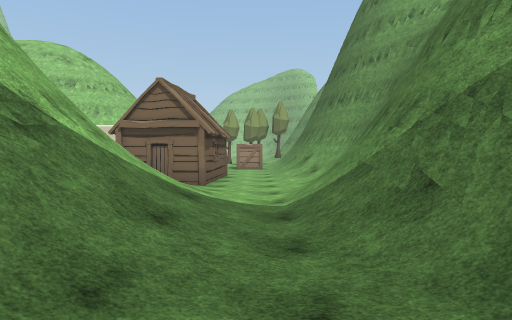
view 1 (above)

22 first-person views from a walk through a 3-D level made in the Unity game engine. The camera is 1.4 m above the floor, tilts 2° down and sees 75° across. The floor is counted in squares, 2 m on a side. Each view is taken from the middle of a square. On the plan, view 1 faces up. The plan holds only what a view shows up to about 10 squares ahead; the rest is blank. The place goes on beyond the plan. The player is left out. Some animated figures are not drawn. Some surface patterns are stand-ins.

view 2
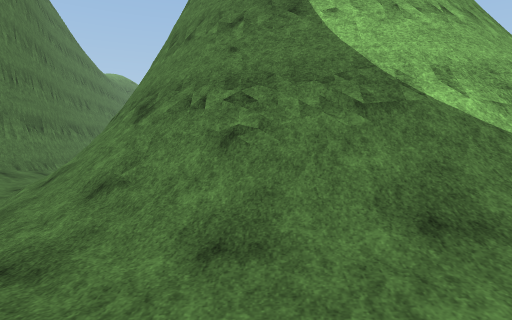

view 3
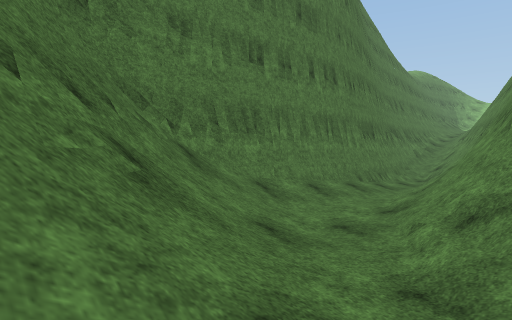

view 4
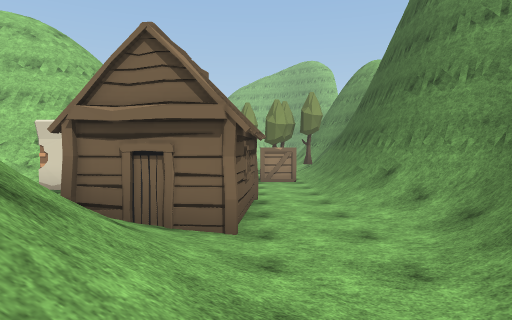

view 5
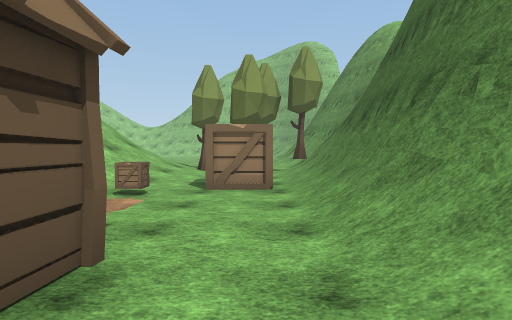

view 6
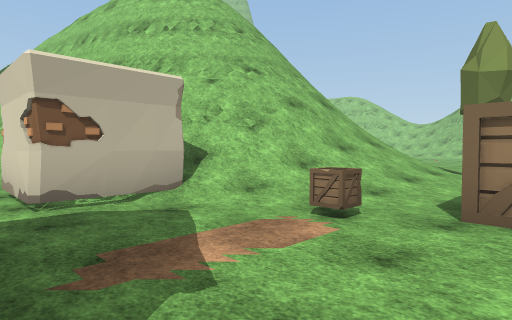

view 7
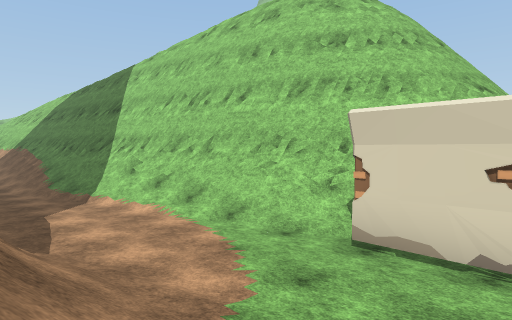

view 8
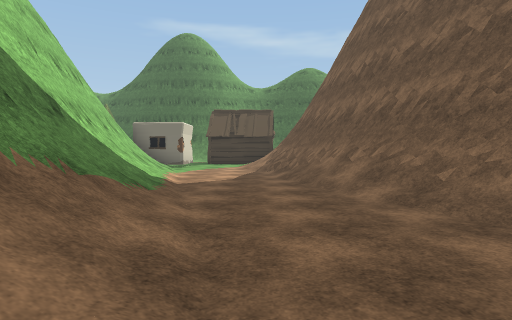

view 9
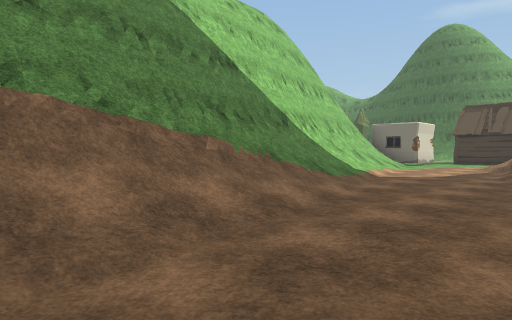

view 10
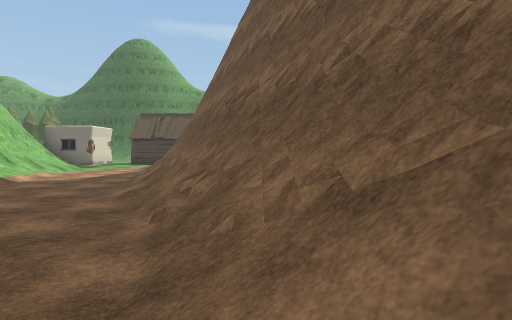

view 11
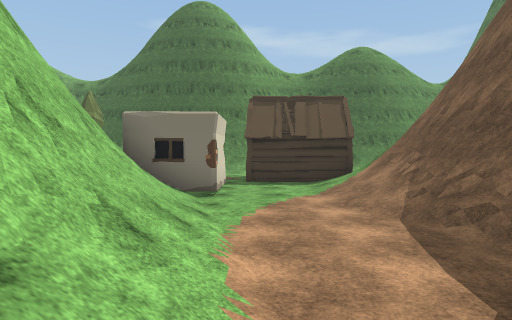

view 12
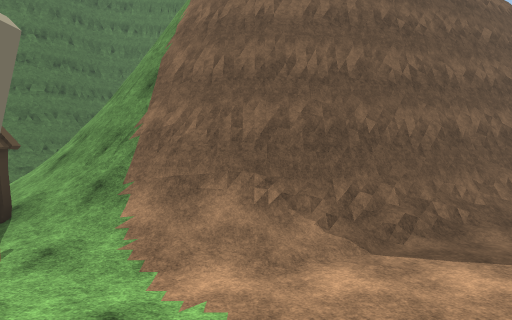

view 13
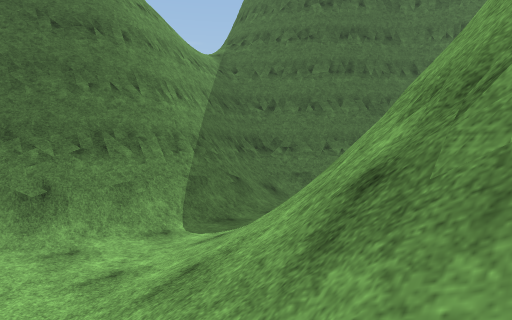

view 14
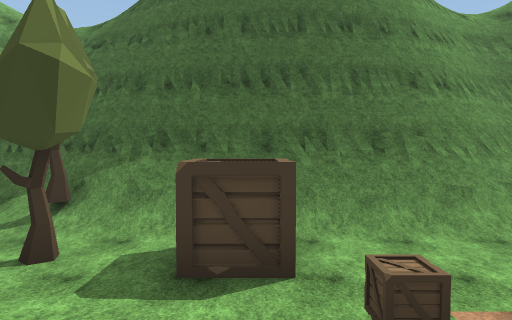

view 15
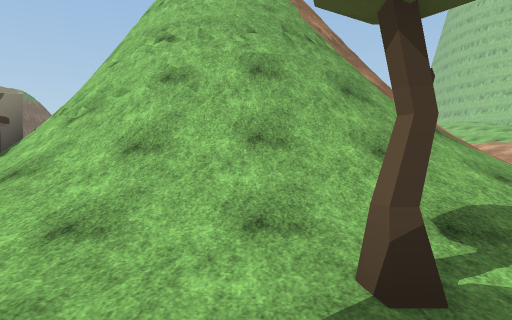

view 16
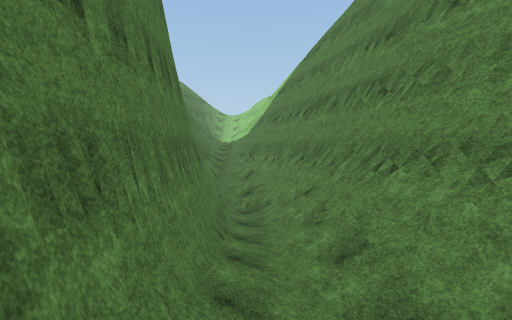

view 17
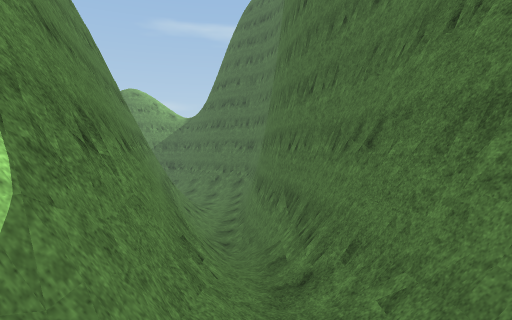

view 18
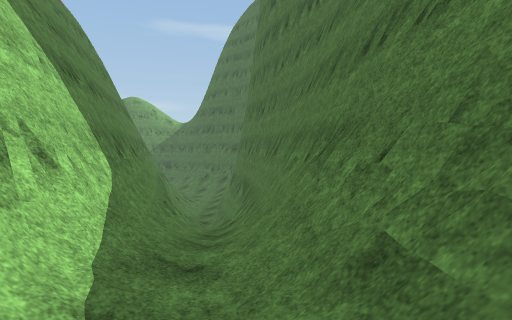

view 19
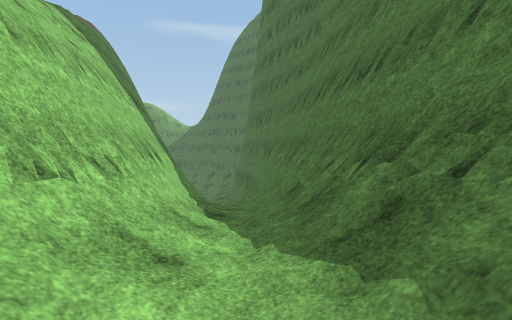

view 20
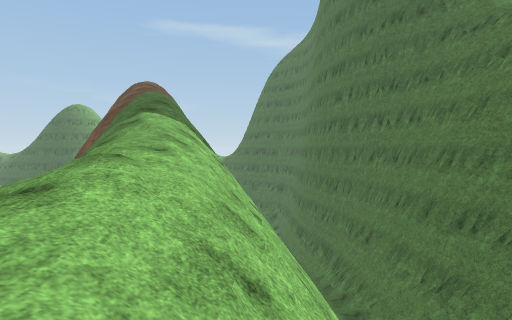

view 21
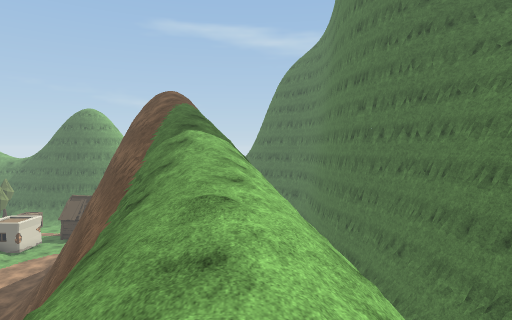

view 22
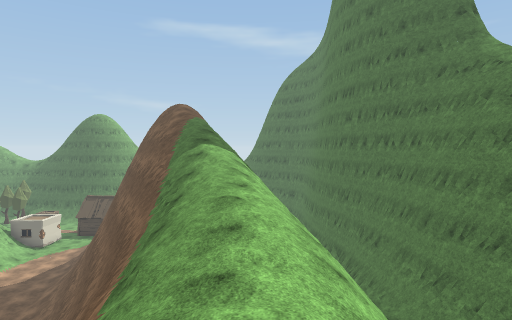

### Floor plan
Key: @ floor where view 1 was taken; # wall or solid block; . main floor; : floor 0.5 m higher than the main floor; + floor 3.75 m higher than the main floor; * floor 10 m higher than the main floor; / step, stairs or slope; = window, fence, low wall or low ledge; v drop or lower ground; H hut; T tree; C crate; O other object.
Columns run from 26 left of view 1 to 3 right of it. Each row starts with its distance up from view 1.
 19                   v##///T.T//#
 18                    v#=//:..T##
 17                   /v#=//:.T/##
 16                //vvv#=//.../#
 15             /vvvvvv##///..C/#
 14            vvvvv  ##///.C../#
 13         vvv  ######/O ...../#
 12        #########////##...../#
 11        ##=//////.......HHH./##
 10       //////...........H H./##
  9       /.........../////H .../#
  8       ........//=####///....##
  7       .....///#########//../##
  6        ..//#####     ##=//./#
  5       //=####  vvv    ##//./#
  4        #### vvv        #//./#
  3          vvvv          #//./##
  2      vvvvvvv/          #=/..##
  1    vvvvv/////  vvvv   ##//./##
  0   //////////vvvvv   ###//.@###
 -1 / **//////vvvv    ####=/.//#
 -2   ////vvvv    #####///..//##
 -3     ############=.../////##
 -4    //=/=///////###########
 -5   /+++////######
 -6    #########

Positions as (right, up) in squares from view 1, and headings:
1: (0, 0), facing up
2: (1, 2), facing left
3: (0, 0), facing down-left
4: (-1, 4), facing up
5: (0, 9), facing up
6: (0, 11), facing up-left
7: (-4, 8), facing up-left
8: (-19, 9), facing right
9: (-20, 7), facing up-right
10: (-20, 5), facing right
11: (-13, 11), facing right
12: (-7, 13), facing down
13: (-4, 8), facing down-right
14: (-4, 15), facing right
15: (0, 18), facing left
16: (-2, -3), facing left
17: (-18, -4), facing right
18: (-21, -5), facing right
19: (-24, -5), facing right
20: (-24, -2), facing right
21: (-24, -1), facing right
22: (-26, -1), facing right
